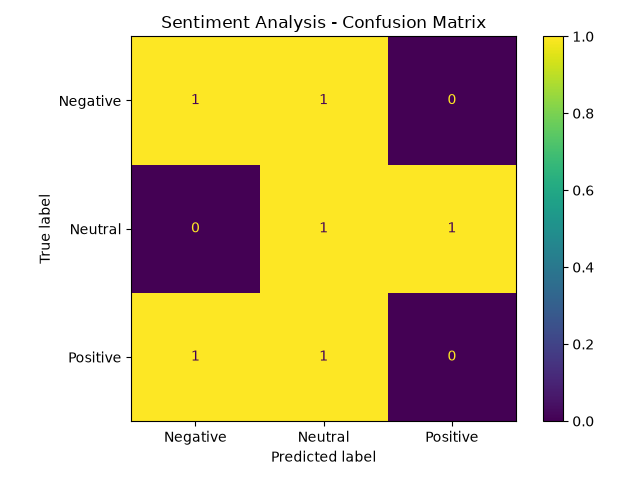

Python code for this plot:

from sklearn.model_selection import train_test_split
from sklearn.feature_extraction.text import TfidfVectorizer
from sklearn.linear_model import LogisticRegression
from sklearn.pipeline import Pipeline
from sklearn.metrics import confusion_matrix, ConfusionMatrixDisplay
import matplotlib.pyplot as plt

texts = [
    "I love this product",
    "This is wonderful",
    "Amazing experience",
    "I am very happy",
    "The food is delicious",
    "I hate this product",
    "This is terrible",
    "Very bad experience",
    "I am very disappointed",
    "The food is awful",
    "It is okay",
    "The product is average",
    "Nothing special",
    "It is neither good nor bad",
    "The experience was normal",
    "Absolutely fantastic",
    "I feel great",
    "Worst service ever",
    "I dislike this",
    "The quality is acceptable"
]

labels = [
    "positive", "positive", "positive", "positive", "positive",
    "negative", "negative", "negative", "negative", "negative",
    "neutral", "neutral", "neutral", "neutral", "neutral",
    "positive", "positive", "negative", "negative", "neutral"
]

X_train, X_test, y_train, y_test = train_test_split(
    texts,
    labels,
    test_size=0.30,
    random_state=42,
    stratify=labels
)

model = Pipeline([
    ("tfidf", TfidfVectorizer()),
    ("classifier", LogisticRegression(max_iter=1000))
])

model.fit(X_train, y_train)
predictions = model.predict(X_test)

# Compare actual and predicted sentiments
cm = confusion_matrix(
    y_test,
    predictions,
    labels=["negative", "neutral", "positive"]
)

print("Confusion Matrix:")
print(cm)

# Display as a graph
display = ConfusionMatrixDisplay(
    confusion_matrix=cm,
    display_labels=["Negative", "Neutral", "Positive"]
)

display.plot()
plt.title("Sentiment Analysis - Confusion Matrix")
plt.tight_layout()

plt.savefig("confusion_matrix.png")
print("Confusion matrix saved as confusion_matrix.png")
plt.close()
